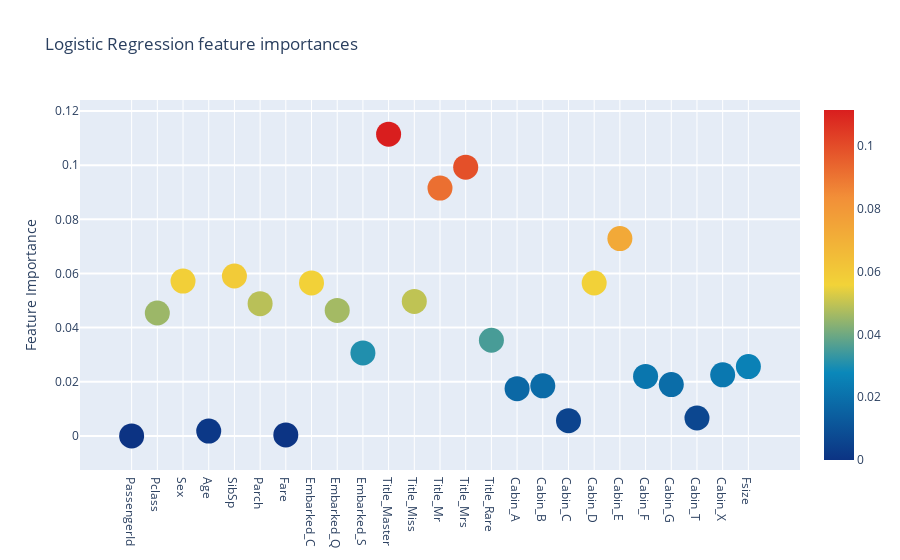
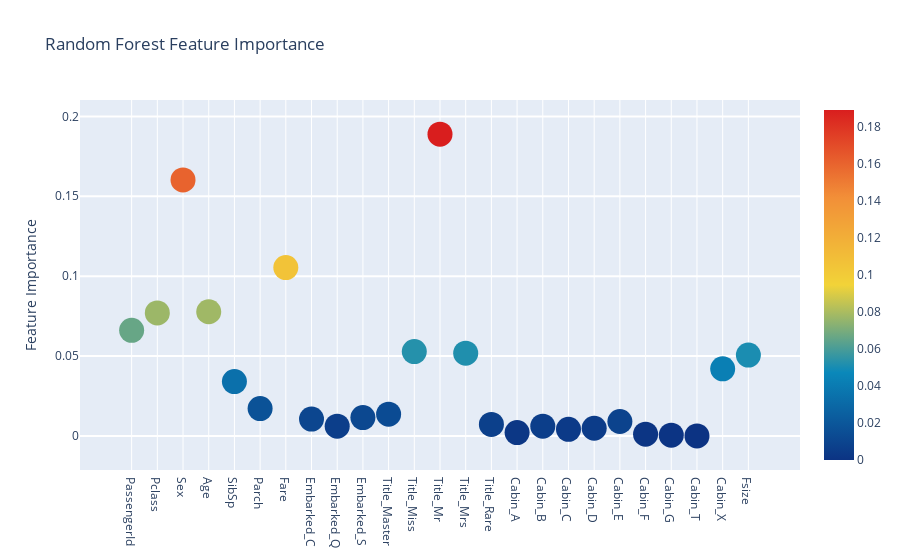
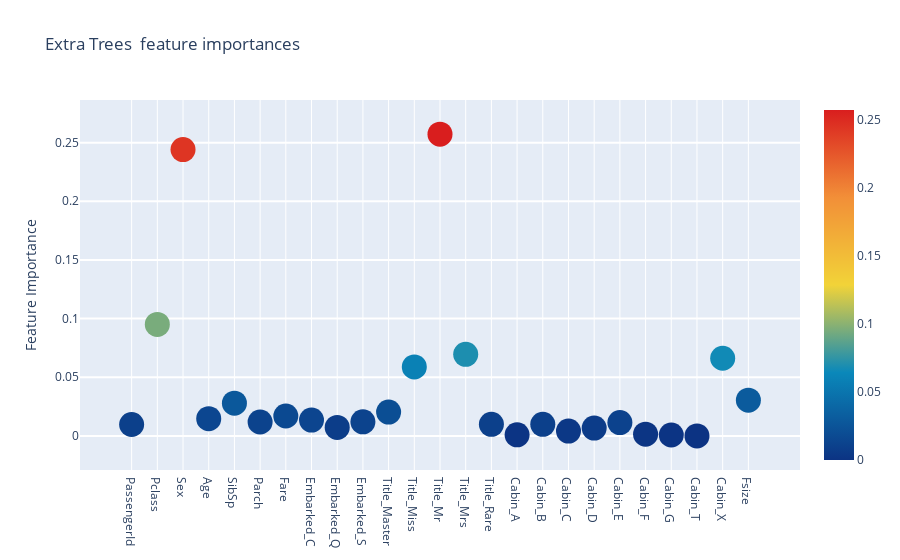
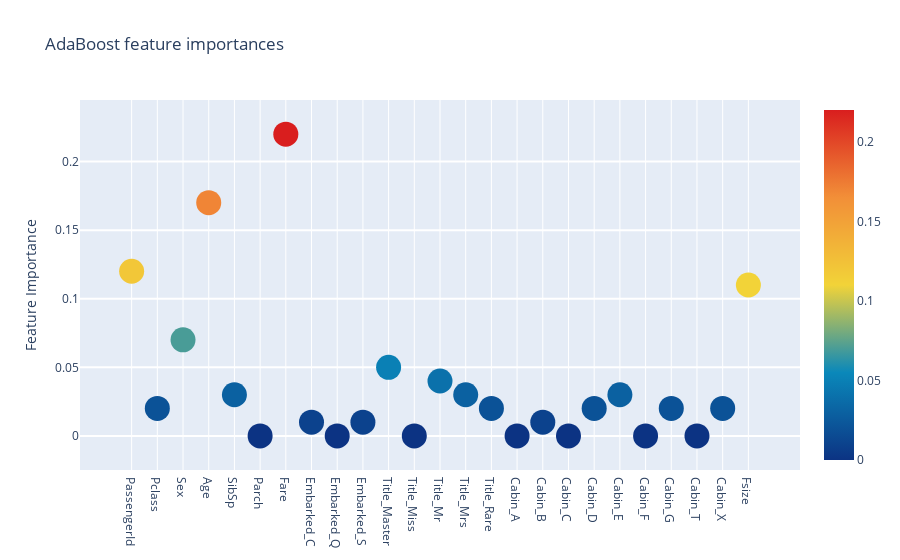

Write notebook code for charts like these, in order.
### Code cell
#Code for this was found online

trace = go.Scatter(
    y = feature_dataframe['Logistic Regression feature importances'].values,
    x = feature_dataframe['features'].values,
    mode='markers',
    marker=dict(
        sizemode = 'diameter',
        sizeref = 1,
        size = 25,
        color = feature_dataframe['Logistic Regression feature importances'].values,
        colorscale='Portland',
        showscale=True
    ),
    text = feature_dataframe['features'].values
)
data = [trace]

layout= go.Layout(
    autosize= True,
    title= 'Logistic Regression feature importances',
    hovermode= 'closest',
    yaxis=dict(
        title= 'Feature Importance',
        ticklen= 5,
        gridwidth= 2
    ),
    showlegend= False
)
fig = go.Figure(data=data, layout=layout)
py.iplot(fig,filename='scatter2010')

######################################################

trace = go.Scatter(
    y = feature_dataframe['Random Forest feature importances'].values,
    x = feature_dataframe['features'].values,
    mode='markers',
    marker=dict(
        sizemode = 'diameter',
        sizeref = 1,
        size = 25,
        color = feature_dataframe['Random Forest feature importances'].values,
        colorscale='Portland',
        showscale=True
    ),
    text = feature_dataframe['features'].values
)
data = [trace]

layout= go.Layout(
    autosize= True,
    title= 'Random Forest Feature Importance',
    hovermode= 'closest',
    yaxis=dict(
        title= 'Feature Importance',
        ticklen= 5,
        gridwidth= 2
    ),
    showlegend= False
)
fig = go.Figure(data=data, layout=layout)
py.iplot(fig,filename='scatter2010')

#####################################################

trace = go.Scatter(
    y = feature_dataframe['Extra Trees  feature importances'].values,
    x = feature_dataframe['features'].values,
    mode='markers',
    marker=dict(
        sizemode = 'diameter',
        sizeref = 1,
        size = 25,
        color = feature_dataframe['Extra Trees  feature importances'].values,
        colorscale='Portland',
        showscale=True
    ),
    text = feature_dataframe['features'].values
)
data = [trace]

layout= go.Layout(
    autosize= True,
    title= 'Extra Trees  feature importances',
    hovermode= 'closest',
    yaxis=dict(
        title= 'Feature Importance',
        ticklen= 5,
        gridwidth= 2
    ),
    showlegend= False
)
fig = go.Figure(data=data, layout=layout)
py.iplot(fig,filename='scatter2010')

############################################################

trace = go.Scatter(
    y = feature_dataframe['AdaBoost feature importances'].values,
    x = feature_dataframe['features'].values,
    mode='markers',
    marker=dict(
        sizemode = 'diameter',
        sizeref = 1,
        size = 25,
        color = feature_dataframe['AdaBoost feature importances'].values,
        colorscale='Portland',
        showscale=True
    ),
    text = feature_dataframe['features'].values
)
data = [trace]

layout= go.Layout(
    autosize= True,
    title= 'AdaBoost feature importances',
    hovermode= 'closest',
    yaxis=dict(
        title= 'Feature Importance',
        ticklen= 5,
        gridwidth= 2
    ),
    showlegend= False
)
fig = go.Figure(data=data, layout=layout)
py.iplot(fig,filename='scatter2010')

##############################################################

trace = go.Scatter(
    y = feature_dataframe['Gradient Boost feature importances'].values,
    x = feature_dataframe['features'].values,
    mode='markers',
    marker=dict(
        sizemode = 'diameter',
        sizeref = 1,
        size = 25,
        color = feature_dataframe['Gradient Boost feature importances'].values,
        colorscale='Portland',
        showscale=True
    ),
    text = feature_dataframe['features'].values
)
data = [trace]

layout= go.Layout(
    autosize= True,
    title= 'Gradient Boost feature importances',
    hovermode= 'closest',
    yaxis=dict(
        title= 'Feature Importance',
        ticklen= 5,
        gridwidth= 2
    ),
    showlegend= False
)
fig = go.Figure(data=data, layout=layout)
py.iplot(fig,filename='scatter2010')

################################################################

trace = go.Scatter(
    y = feature_dataframe['SVC feature importances'].values,
    x = feature_dataframe['features'].values,
    mode='markers',
    marker=dict(
        sizemode = 'diameter',
        sizeref = 1,
        size = 25,
        color = feature_dataframe['SVC feature importances'].values,
        colorscale='Portland',
        showscale=True
    ),
    text = feature_dataframe['features'].values
)
data = [trace]

layout= go.Layout(
    autosize= True,
    title= 'SVC feature importances',
    hovermode= 'closest',
    yaxis=dict(
        title= 'Feature Importance',
        ticklen= 5,
        gridwidth= 2
    ),
    showlegend= False
)
fig = go.Figure(data=data, layout=layout)
py.iplot(fig,filename='scatter2010')

### Figure 1 — Plotly figure (JSON) as saved in the notebook; plotly's stock layout.template omitted (floating-point values rounded to 4 significant figures)
{"data": [{"marker": {"color": [8.022e-06, 0.0454, 0.0572, 0.001782, 0.05905, 0.04885, 0.0003494, 0.05649, 0.04636, 0.03065, 0.1115, 0.04966, 0.09153, 0.09925, 0.03534, 0.01744, 0.01849, 0.005628, 0.05647, 0.07289, 0.02197, 0.01895, 0.006607, 0.02257, 0.02559], "colorscale": [[0, "rgb(12,51,131)"], [0.25, "rgb(10,136,186)"], [0.5, "rgb(242,211,56)"], [0.75, "rgb(242,143,56)"], [1, "rgb(217,30,30)"]], "showscale": true, "size": 25, "sizemode": "diameter", "sizeref": 1}, "mode": "markers", "text": ["PassengerId", "Pclass", "Sex", "Age", "SibSp", "Parch", "Fare", "Embarked_C", "Embarked_Q", "Embarked_S", "Title_Master", "Title_Miss", "Title_Mr", "Title_Mrs", "Title_Rare", "Cabin_A", "Cabin_B", "Cabin_C", "Cabin_D", "Cabin_E", "Cabin_F", "Cabin_G", "Cabin_T", "Cabin_X", "Fsize"], "type": "scatter", "x": ["PassengerId", "Pclass", "Sex", "Age", "SibSp", "Parch", "Fare", "Embarked_C", "Embarked_Q", "Embarked_S", "Title_Master", "Title_Miss", "Title_Mr", "Title_Mrs", "Title_Rare", "Cabin_A", "Cabin_B", "Cabin_C", "Cabin_D", "Cabin_E", "Cabin_F", "Cabin_G", "Cabin_T", "Cabin_X", "Fsize"], "y": [8.022e-06, 0.0454, 0.0572, 0.001782, 0.05905, 0.04885, 0.0003494, 0.05649, 0.04636, 0.03065, 0.1115, 0.04966, 0.09153, 0.09925, 0.03534, 0.01744, 0.01849, 0.005628, 0.05647, 0.07289, 0.02197, 0.01895, 0.006607, 0.02257, 0.02559]}], "layout": {"autosize": true, "hovermode": "closest", "showlegend": false, "title": {"text": "Logistic Regression feature importances"}, "yaxis": {"gridwidth": 2, "ticklen": 5, "title": {"text": "Feature Importance"}}}}

### Figure 2 — Plotly figure (JSON) as saved in the notebook; plotly's stock layout.template omitted (floating-point values rounded to 4 significant figures)
{"data": [{"marker": {"color": [0.06609, 0.07698, 0.1603, 0.07769, 0.03401, 0.01711, 0.1054, 0.01051, 0.006091, 0.01144, 0.01359, 0.05277, 0.1889, 0.05181, 0.007156, 0.002082, 0.006086, 0.004125, 0.004793, 0.008997, 0.001079, 0.000444, 0, 0.04197, 0.0506], "colorscale": [[0, "rgb(12,51,131)"], [0.25, "rgb(10,136,186)"], [0.5, "rgb(242,211,56)"], [0.75, "rgb(242,143,56)"], [1, "rgb(217,30,30)"]], "showscale": true, "size": 25, "sizemode": "diameter", "sizeref": 1}, "mode": "markers", "text": ["PassengerId", "Pclass", "Sex", "Age", "SibSp", "Parch", "Fare", "Embarked_C", "Embarked_Q", "Embarked_S", "Title_Master", "Title_Miss", "Title_Mr", "Title_Mrs", "Title_Rare", "Cabin_A", "Cabin_B", "Cabin_C", "Cabin_D", "Cabin_E", "Cabin_F", "Cabin_G", "Cabin_T", "Cabin_X", "Fsize"], "type": "scatter", "x": ["PassengerId", "Pclass", "Sex", "Age", "SibSp", "Parch", "Fare", "Embarked_C", "Embarked_Q", "Embarked_S", "Title_Master", "Title_Miss", "Title_Mr", "Title_Mrs", "Title_Rare", "Cabin_A", "Cabin_B", "Cabin_C", "Cabin_D", "Cabin_E", "Cabin_F", "Cabin_G", "Cabin_T", "Cabin_X", "Fsize"], "y": [0.06609, 0.07698, 0.1603, 0.07769, 0.03401, 0.01711, 0.1054, 0.01051, 0.006091, 0.01144, 0.01359, 0.05277, 0.1889, 0.05181, 0.007156, 0.002082, 0.006086, 0.004125, 0.004793, 0.008997, 0.001079, 0.000444, 0, 0.04197, 0.0506]}], "layout": {"autosize": true, "hovermode": "closest", "showlegend": false, "title": {"text": "Random Forest Feature Importance"}, "yaxis": {"gridwidth": 2, "ticklen": 5, "title": {"text": "Feature Importance"}}}}

### Figure 3 — Plotly figure (JSON) as saved in the notebook; plotly's stock layout.template omitted (floating-point values rounded to 4 significant figures)
{"data": [{"marker": {"color": [0.009724, 0.095, 0.2441, 0.01466, 0.02785, 0.01183, 0.01692, 0.01347, 0.007201, 0.01194, 0.02027, 0.05877, 0.2573, 0.06953, 0.009827, 0.0008737, 0.009818, 0.004073, 0.006667, 0.01133, 0.001437, 0.0007747, 0, 0.06619, 0.03046], "colorscale": [[0, "rgb(12,51,131)"], [0.25, "rgb(10,136,186)"], [0.5, "rgb(242,211,56)"], [0.75, "rgb(242,143,56)"], [1, "rgb(217,30,30)"]], "showscale": true, "size": 25, "sizemode": "diameter", "sizeref": 1}, "mode": "markers", "text": ["PassengerId", "Pclass", "Sex", "Age", "SibSp", "Parch", "Fare", "Embarked_C", "Embarked_Q", "Embarked_S", "Title_Master", "Title_Miss", "Title_Mr", "Title_Mrs", "Title_Rare", "Cabin_A", "Cabin_B", "Cabin_C", "Cabin_D", "Cabin_E", "Cabin_F", "Cabin_G", "Cabin_T", "Cabin_X", "Fsize"], "type": "scatter", "x": ["PassengerId", "Pclass", "Sex", "Age", "SibSp", "Parch", "Fare", "Embarked_C", "Embarked_Q", "Embarked_S", "Title_Master", "Title_Miss", "Title_Mr", "Title_Mrs", "Title_Rare", "Cabin_A", "Cabin_B", "Cabin_C", "Cabin_D", "Cabin_E", "Cabin_F", "Cabin_G", "Cabin_T", "Cabin_X", "Fsize"], "y": [0.009724, 0.095, 0.2441, 0.01466, 0.02785, 0.01183, 0.01692, 0.01347, 0.007201, 0.01194, 0.02027, 0.05877, 0.2573, 0.06953, 0.009827, 0.0008737, 0.009818, 0.004073, 0.006667, 0.01133, 0.001437, 0.0007747, 0, 0.06619, 0.03046]}], "layout": {"autosize": true, "hovermode": "closest", "showlegend": false, "title": {"text": "Extra Trees  feature importances"}, "yaxis": {"gridwidth": 2, "ticklen": 5, "title": {"text": "Feature Importance"}}}}

### Figure 4 — Plotly figure (JSON) as saved in the notebook; plotly's stock layout.template omitted (floating-point values rounded to 4 significant figures)
{"data": [{"marker": {"color": [0.12, 0.02, 0.07, 0.17, 0.03, 0, 0.22, 0.01, 0, 0.01, 0.05, 0, 0.04, 0.03, 0.02, 0, 0.01, 0, 0.02, 0.03, 0, 0.02, 0, 0.02, 0.11], "colorscale": [[0, "rgb(12,51,131)"], [0.25, "rgb(10,136,186)"], [0.5, "rgb(242,211,56)"], [0.75, "rgb(242,143,56)"], [1, "rgb(217,30,30)"]], "showscale": true, "size": 25, "sizemode": "diameter", "sizeref": 1}, "mode": "markers", "text": ["PassengerId", "Pclass", "Sex", "Age", "SibSp", "Parch", "Fare", "Embarked_C", "Embarked_Q", "Embarked_S", "Title_Master", "Title_Miss", "Title_Mr", "Title_Mrs", "Title_Rare", "Cabin_A", "Cabin_B", "Cabin_C", "Cabin_D", "Cabin_E", "Cabin_F", "Cabin_G", "Cabin_T", "Cabin_X", "Fsize"], "type": "scatter", "x": ["PassengerId", "Pclass", "Sex", "Age", "SibSp", "Parch", "Fare", "Embarked_C", "Embarked_Q", "Embarked_S", "Title_Master", "Title_Miss", "Title_Mr", "Title_Mrs", "Title_Rare", "Cabin_A", "Cabin_B", "Cabin_C", "Cabin_D", "Cabin_E", "Cabin_F", "Cabin_G", "Cabin_T", "Cabin_X", "Fsize"], "y": [0.12, 0.02, 0.07, 0.17, 0.03, 0, 0.22, 0.01, 0, 0.01, 0.05, 0, 0.04, 0.03, 0.02, 0, 0.01, 0, 0.02, 0.03, 0, 0.02, 0, 0.02, 0.11]}], "layout": {"autosize": true, "hovermode": "closest", "showlegend": false, "title": {"text": "AdaBoost feature importances"}, "yaxis": {"gridwidth": 2, "ticklen": 5, "title": {"text": "Feature Importance"}}}}
